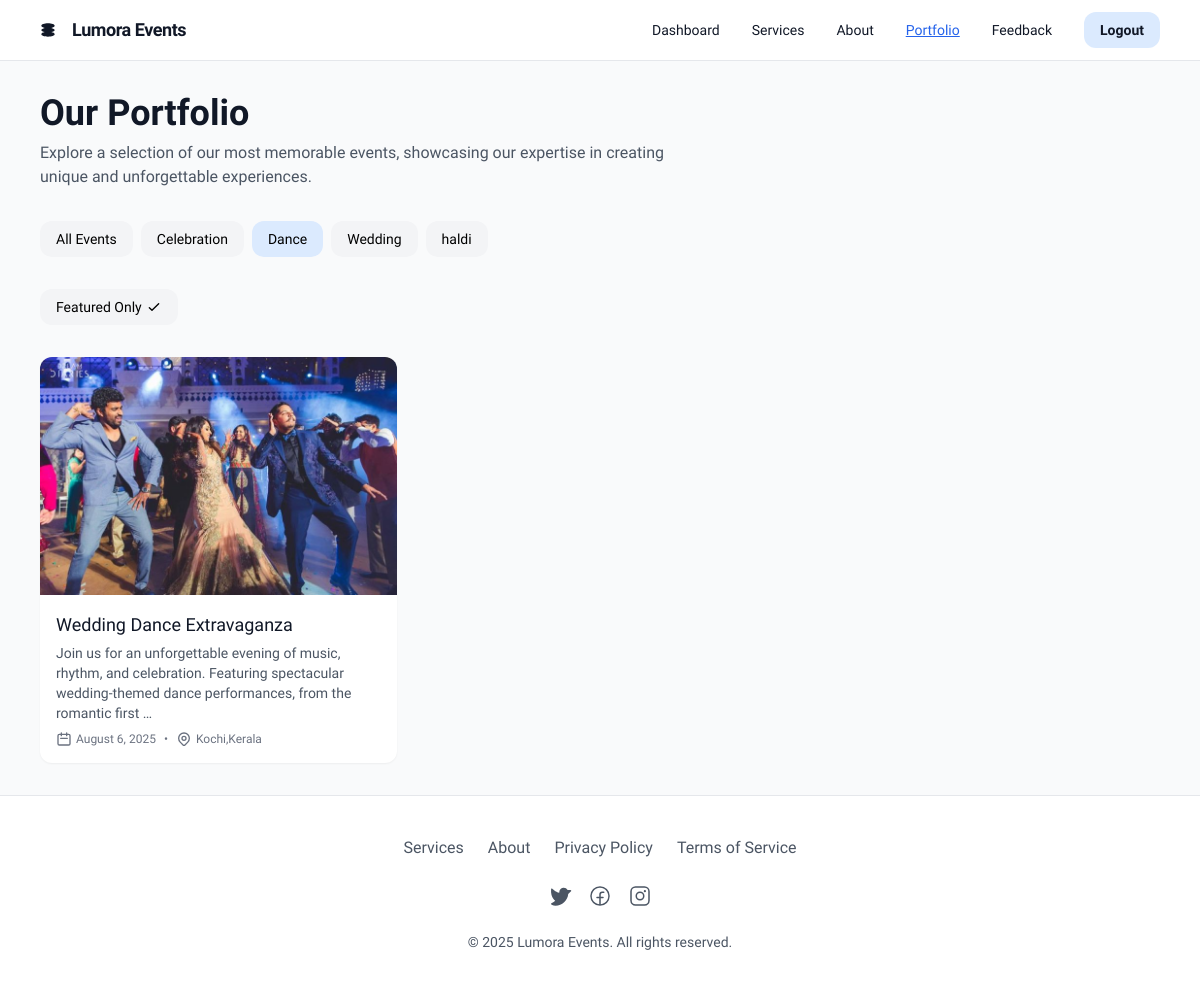
/user_portfolio/?category=Dance, run on the app's committed database.
### event/models.py (models this page shows, shortened)
class PortfolioCategory(models.Model):
    name = models.CharField(max_length=100)
    slug = models.SlugField(max_length=100, unique=True)
    is_active = models.BooleanField(default=True)
    class Meta:
        verbose_name_plural = "Portfolio Categories"
        ordering = ['name']

class GallaryItem(models.Model):
    title = models.CharField(max_length=200)
    description = models.TextField()
    category = models.ForeignKey(PortfolioCategory, on_delete=models.CASCADE)
    image = models.ImageField(upload_to='user_portfolio/')
    event_date = models.DateField()
    location = models.CharField(max_length=200)
    is_featured = models.BooleanField(default=False)
    is_active = models.BooleanField(default=True)
    created_at = models.DateTimeField(auto_now_add=True)
    updated_at = models.DateTimeField(auto_now=True)
    class Meta:
        ordering = ['-event_date']
    def image_tag(self):
        if self.image:
            return mark_safe(f'<img src="{self.image.url}" width="150" height="150" style="object-fit: cover;" />')
        return "No Image"
    image_tag.short_description = 'Image Preview'

### event/views.py (the view)
# urls.py: path('user_portfolio/', event.views.user_portfolio, name='user_portfolio'),
def user_portfolio(request):
    categories = PortfolioCategory.objects.filter(is_active=True)
    selected_category_slug = request.GET.get('category', 'all')
    gallery_items = GallaryItem.objects.filter(is_active=True).select_related('category')
    if selected_category_slug != 'all':
        category = get_object_or_404(PortfolioCategory, slug=selected_category_slug, is_active=True)
        gallery_items = gallery_items.filter(category=category)
    featured_only = request.GET.get('featured', 'false').lower() == 'true'
    if featured_only:
        gallery_items = gallery_items.filter(is_featured=True)
    gallery_items = gallery_items.order_by('-event_date')
    context = {
        'gallery_items': gallery_items,
        'categories': categories,
        'selected_category_slug': selected_category_slug,
        'featured_only': featured_only,
    }
    return render(request, 'user_portfolio.html', context)

### Templates/user_portfolio.html (shortened to what this page needs)
<!DOCTYPE html>
<html lang="en">
<head>
  <script src="https://cdn.tailwindcss.com?plugins=forms,container-queries"></script>
</head>
<body class="bg-gray-50 min-h-screen flex flex-col">
  <header class="sticky top-0 z-10 bg-white border-b border-gray-200 px-4 sm:px-10 py-3">
    <div class="max-w-7xl mx-auto flex items-center justify-between">
      <a href="{% url 'home' %}" class="flex items-center gap-4">
        <div class="w-4 h-4 text-gray-900">
        </div>
        <h2 class="text-gray-900 text-lg font-bold tracking-tight">Lumora Events</h2>
      </a>
      <nav class="hidden md:flex items-center gap-8">
        <a class="text-gray-900 text-sm font-medium hover:text-blue-600 transition-colors" href="{% url 'user_dashboard' %}">Dashboard</a>
        <a class="text-gray-900 text-sm font-medium hover:text-blue-600 transition-colors" href="{% url 'user_services' %}">Services</a>
        <a class="text-gray-900 text-sm font-medium hover:text-blue-600 transition-colors" href="{% url 'user_about' %}">About</a>
        <a class="text-blue-600 text-sm font-medium underline" href="{% url 'user_portfolio' %}">Portfolio</a>
        <a class="text-gray-900 text-sm font-medium hover:text-blue-600 transition-colors" href="{% url 'submit_feedback' %}">Feedback</a>
        <a href="{% url 'logout' %}" class="bg-blue-100 text-gray-900 hover:bg-blue-200 px-4 py-2 rounded-xl text-sm font-bold transition-colors">
          Logout
        </a>
      </nav>
    </div>
  </header>
  <main class="flex-grow px-4 sm:px-10 py-8">
    <div class="max-w-7xl mx-auto">
      <div class="mb-8">
        <h1 class="text-3xl sm:text-4xl font-bold text-gray-900 mb-2">Our Portfolio</h1>
        <p class="text-gray-600 max-w-2xl">
          Explore a selection of our most memorable events, showcasing our expertise in creating unique and unforgettable experiences.
        </p>
      </div>
      <div class="flex flex-wrap gap-2 mb-8">
        <a href="?category=all" class="px-4 py-2 rounded-xl text-sm {% if selected_category_slug == 'all' %}bg-blue-100 font-medium{% else %}bg-gray-100 hover:bg-gray-200{% endif %} transition-colors">
          All Events
        </a>
        {% for category in categories %}
        <a href="?category={{ category.slug }}" class="px-4 py-2 rounded-xl text-sm {% if selected_category_slug == category.slug %}bg-blue-100 font-medium{% else %}bg-gray-100 hover:bg-gray-200{% endif %} transition-colors">
          {{ category.name }}
        </a>
        {% endfor %}
      </div>
      <div class="mb-8">
        <a href="?featured={% if featured_only %}false{% else %}true{% endif %}{% if selected_category_slug != 'all' %}&category={{ selected_category_slug }}{% endif %}"
           class="inline-flex items-center px-4 py-2 rounded-xl text-sm {% if featured_only %}bg-blue-100 font-medium{% else %}bg-gray-100 hover:bg-gray-200{% endif %} transition-colors">
          <span>Featured Only</span>
          <svg xmlns="http://www.w3.org/2000/svg" class="ml-1 h-4 w-4" fill="none" viewBox="0 0 24 24" stroke="currentColor">
            <path stroke-linecap="round" stroke-linejoin="round" stroke-width="2" d="M5 13l4 4L19 7"></path>
          </svg>
        </a>
      </div>
      {% if gallery_items %}
      <div class="grid grid-cols-1 sm:grid-cols-2 lg:grid-cols-3 gap-6">
        {% for item in gallery_items %}
        <div class="bg-white rounded-xl overflow-hidden shadow-sm hover:shadow-md transition-shadow">
          <div class="aspect-w-16 aspect-h-9 overflow-hidden">
            <img src="{{ item.image.url }}" alt="{{ item.title }}" class="w-full h-full object-cover">
          </div>
          <div class="p-4">
            <h3 class="text-lg font-medium text-gray-900 mb-1">{{ item.title }}</h3>
            <p class="text-gray-600 text-sm mb-2">{{ item.description|truncatewords:20 }}</p>
            <div class="flex items-center text-xs text-gray-500">
              <svg xmlns="http://www.w3.org/2000/svg" class="h-4 w-4 mr-1" fill="none" viewBox="0 0 24 24" stroke="currentColor">
                <path stroke-linecap="round" stroke-linejoin="round" stroke-width="2" d="M8 7V3m8 4V3m-9 8h10M5 21h14a2 2 0 002-2V7a2 2 0 00-2-2H5a2 2 0 00-2 2v12a2 2 0 002 2z"></path>
              </svg>
              <span>{{ item.event_date|date:"F j, Y" }}</span>
              <span class="mx-2">•</span>
              <span>{{ item.location }}</span>
            </div>
          </div>
        </div>
        {% endfor %}
      </div>
      {% else %}
      <div class="text-center py-12">
        <p class="text-gray-500">No portfolio items available in this category.</p>
      </div>
      {% endif %}
    </div>
  </main>
  <footer class="bg-white border-t border-gray-200 py-10">
    <div class="max-w-7xl mx-auto px-4 sm:px-6 lg:px-8">
      <div class="flex flex-col items-center">
        <div class="flex flex-wrap justify-center gap-6 mb-6">
          <a class="text-gray-600 hover:text-blue-600 transition-colors" href="{% url 'user_services' %}">Services</a>
          <a class="text-gray-600 hover:text-blue-600 transition-colors" href="{% url 'user_about' %}">About</a>
          <a class="text-gray-600 hover:text-blue-600 transition-colors" href="{% url 'user_PrivacyPolicy' %}">Privacy Policy</a>
          <a class="text-gray-600 hover:text-blue-600 transition-colors" href="{% url 'user_TermsofService' %}">Terms of Service</a>
        </div>
        <div class="flex gap-4 mb-6">
          <a href="#" class="text-gray-600 hover:text-blue-600 transition-colors">
          </a>
          <a href="#" class="text-gray-600 hover:text-blue-600 transition-colors">
          </a>
          <a href="#" class="text-gray-600 hover:text-blue-600 transition-colors">
          </a>
        </div>
        <p class="text-gray-600 text-sm">© 2025 Lumora Events. All rights reserved.</p>
      </div>
    </div>
  </footer>
</body>
</html>

### Templates/user_portfolio.html (style rules this page uses)
body { font-family: "Work Sans", "Noto Sans", sans-serif; }

### data on the page
PortfolioCategory: name "Celebration"
PortfolioCategory: name "Dance"
PortfolioCategory: name "Wedding"
PortfolioCategory: name "haldi"
GallaryItem: image (picture), title "Wedding Dance Extravaganza", description "Join us for an unforgettable evening of music, rhythm, and celebration. Featuring spectacular wedding-themed dance performances, from the romantic first …", event_date "August 6, 2025", location "Kochi,Kerala"
